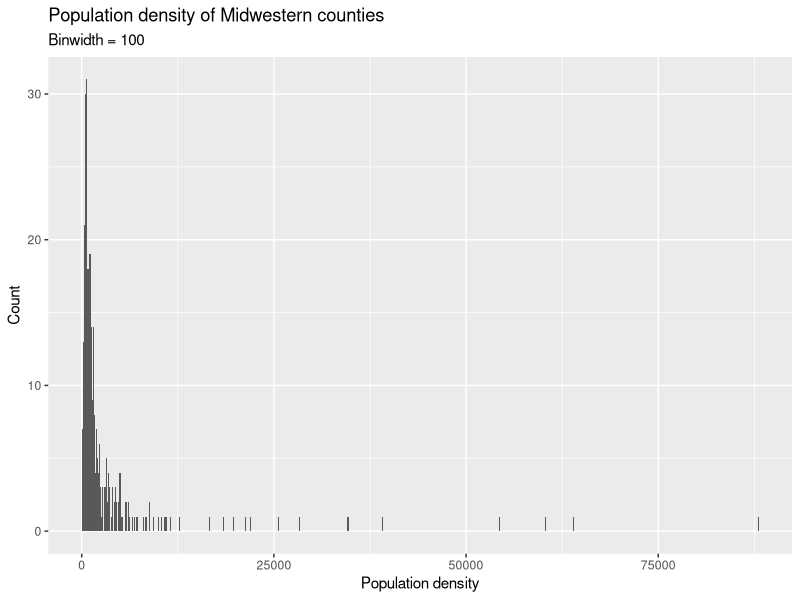

This figure's R source:
## ---- chunk 1
#| eval: true
#| message: false
library(tidyverse)
## ---- chunk 2
ggplot(midwest, aes(x = popdensity)) +
  geom_histogram(binwidth = 100) +
  labs(
    x = "Population density",
    y = "Count",
    title = "Population density of Midwestern counties",
    subtitle = "Binwidth = 100"
  )
## ---- chunk 3
#| eval: true
#| message: false
library(tidyverse)
library(scales)
library(ggthemes)
## ---- chunk 4
#| include: false
nc_county <- read_csv(here::here("data/nc-county.csv"))
